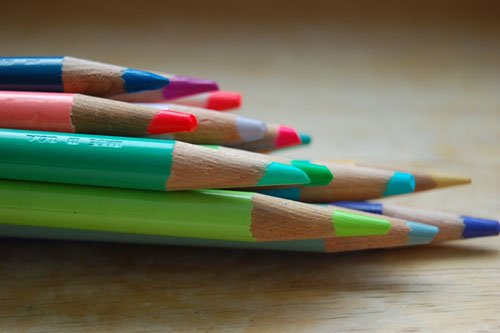
#> input picture test/imagen.jpg, 500 x 333 px, found by its file name
$ python thumbnail.py
#> lines starting #> are read from the running program, lines starting #| are printed output that depends on the picture
from PIL import Image
import os

def thumbnail_generator(imagen_path, tamano=(50,50), salida_path=None):
#> called with imagen_path = 'test/test\\imagen.jpg', tamano = (50, 50), salida_path = 'miniatura_output.jpg'
    imagen = Image.open(imagen_path)
#> imagen is the input picture: PIL image 500x333 RGB; mean R, G, B 109.5, 107.7, 86.5
    imagen.thumbnail(tamano)
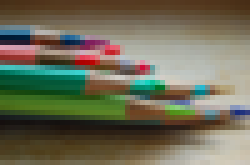
#> imagen: PIL image 50x33 RGB (shown 5 times larger); mean R, G, B 109.5, 107.6, 86.5
    if salida_path:
        imagen.save(salida_path)
    return imagen

ruta_absoluta = os.path.abspath("test\imagen.jpg")
miniatura = thumbnail_generator(ruta_absoluta, salida_path="miniatura_output.jpg")
